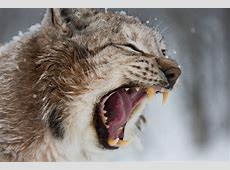
%> input picture ICV/lab1/demo.jpg, 230 x 170 px
$ octave lab1_1.m   (GNU Octave 9; MATLAB toolbox functions it lacks are replaced by stand-ins)
%> lines starting %> are read from the running program, lines starting %| are printed output that depends on the picture
% Lab1 Part1
%
% Please put "test.jpg" in your current working directory, then you
% can run the following commands.

im = imread('demo.jpg');
%> im is the input picture: size 170x230x3 uint8; mean R, G, B 140, 132.4, 128.4

%% exercise 1
%% Read an image from disk to the MATLAB workspace. Display its red, green
%% and blue component separately.
subplot(3, 5, 1);
imshow(im); title('original image');
subplot(3, 5, 2);
imshow(im(:, :, 1)); title('R');
subplot(3, 5,3);
imshow(im(:, :, 2)); title('G');
subplot(3, 5,4);
imshow(im(:, :, 3)); title('B');

%% exercise 2
%% Swap the red component and the blue component of the input image to
%% create a new image, and save the new image into a new file in the disk.

im2(:, :, 3) = im(:, :, 3);
im2(:, :, 2) = im(:, :, 2);
im2(:, :, 3) = im(:, :, 1);
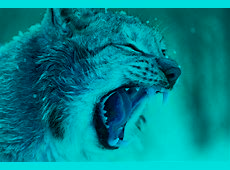
%> im2: size 170x230x3 uint8; mean R, G, B 0, 132.4, 140
subplot(3, 5, 5);
imshow(im2); title('BGR');
imwrite(im2,'demoBGR.jpg')

%% exercise 3
%% Try to make the image brighter or darker.
subplot(3, 5, 6);
imshow(im + 80); title('brighter');
subplot(3, 5, 7);
imshow(im - 80); title('darker');
%> after `imshow(im - 80)`:
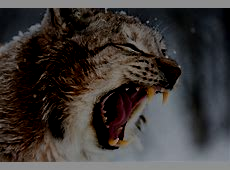
%> displayed picture: size 170x230x3, on the screen's scale of 0 to 255; mean R, G, B 62.3, 57.3, 55.4

%% exercise 4
%% Try to flip, rotate and crop the image.
[h, w, c] = size(im); % height, width, channel
%> h = 170; w = 230; c = 3
subplot(3, 5, 8);
im3 = im(:, w:-1:1, :);
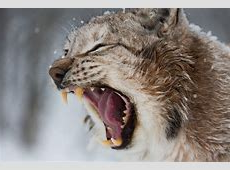
%> im3: size 170x230x3 uint8; mean R, G, B 140, 132.4, 128.4; mean of the top-left, top-right, bottom-left and bottom-right quarters 127.9, 113.3, 166.9, 126.3
imshow(im3); title('flip');
subplot(3, 5, 9);
im4 = imrotate(im, 30);
imshow(im4); title('rotate-30');

subplot(3, 5, 10);
im4 = imrotate(im, 75);
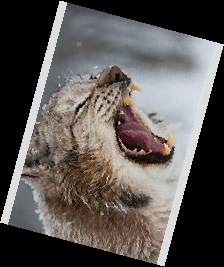
%> im4: size 267x224x3 uint8; mean R, G, B 91.5, 86.6, 83.9
imshow(im4); title('rotate-75');

%% exercise 5
%% Quantize the color planes using 2, 4, and 6 bits respectively, and
%% visualize the effect of the operations.

subplot(3, 5, 11);
for i = 1:3
    tmp = im(:, :, i);
    tmp2 = im(:, :, i);
    for j = 32:64:256
        tmp2(find(tmp<j+32 & tmp>=j-32)) = j;
        %
    end
    im5(:, :, i) = tmp2;
end
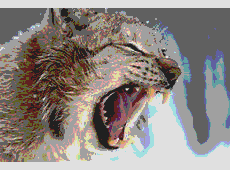
%> im5: size 170x230x3 uint8; mean R, G, B 141.6, 133.8, 128.8
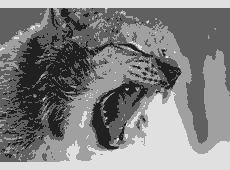
%> tmp2: size 170x230 uint8; min 32, max 224, mean 128.8
imshow(im5); title('2 bits');

subplot(3, 5, 12);
for i = 1:3
    tmp = im(:, :, i);
    tmp2 = im(:, :, i);
    for j = 8:16:256
        tmp2(find(tmp<j+8 & tmp>=j-8)) = j;
    end
    im6(:, :, i) = tmp2;
end
imshow(im6); title('4 bits');

subplot(3, 5, 13);
for i = 1:3
    tmp = im(:, :, i);
    tmp2 = im(:, :, i);
    for j = 2:4:256
        tmp2(find(tmp<j+2 & tmp>=j-2)) = j;
    end
    im7(:, :, i) = tmp2;
end
imshow(im7); title('6 bits');


%% exercise 6
%% Sub-sample the image by a factor of 2 and 4 (using nearest-neighbor) and
%% visualize the effect of the operations.
subplot(3, 5, 14);
im8 = im(1:2:end, 1:2:end, :);
imshow(im8); title('sub-2-sampling');

subplot(3, 5, 15);
im8 = im(1:4:end, 1:4:end, :);
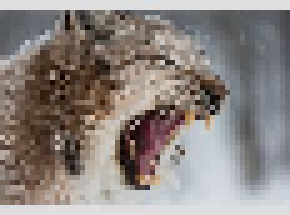
%> im8: size 43x58x3 uint8 (shown 5 times larger); mean R, G, B 139.5, 132, 128.1
imshow(im8); title('sub-4-sampling');

$ run again, with ICV/lab1/test.jpg copied over ICV/lab1/demo.jpg
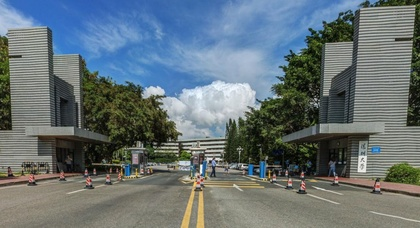
%> input picture ICV/lab1/test.jpg, 420 x 228 px, shrunk from 1164 x 632 before the run
%> im is the input picture: size 228x420x3 uint8; mean R, G, B 101.8, 114.1, 118.5
%> after the loop `for i = 1:3`:
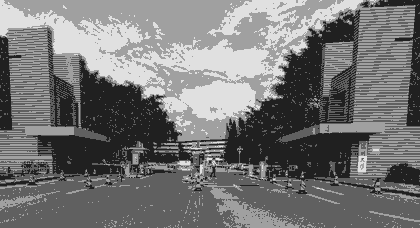
%> tmp2: size 228x420 uint8; min 32, max 224, mean 117.4
%> `im8 = im(1:4:end, 1:4:end, :);`:
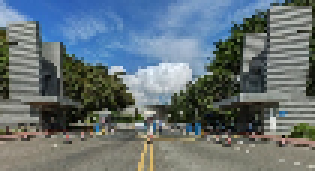
%> im8: size 57x105x3 uint8 (shown 3 times larger); mean R, G, B 101.1, 113.6, 118.6
